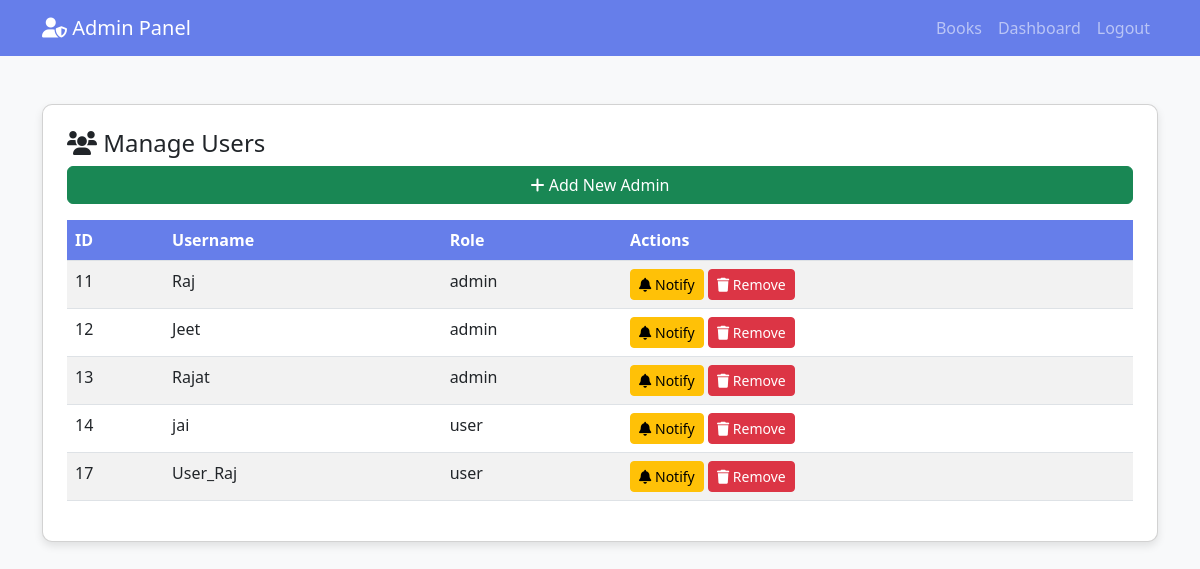
The app's page /admin/users (signed in), older data.
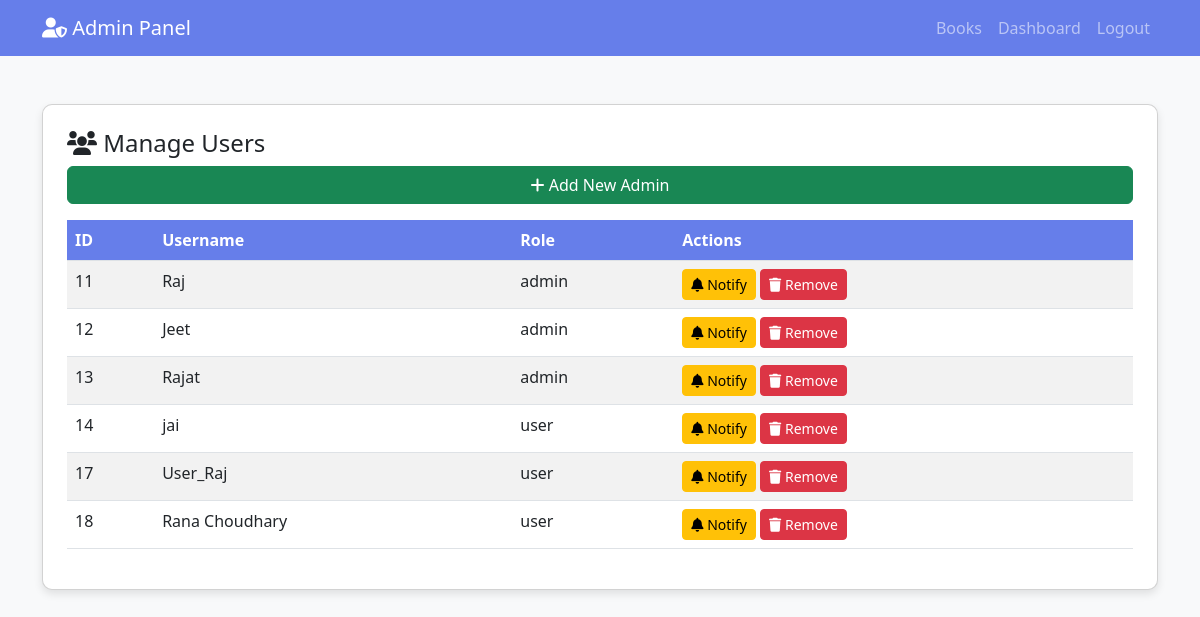
The same page, newer data.
### tables this page shows
CREATE TABLE users (
    id INTEGER PRIMARY KEY AUTOINCREMENT,
    username TEXT UNIQUE NOT NULL,
    password TEXT NOT NULL,
    role TEXT DEFAULT 'user'
, email TEXT);

### app.py (the view)
@app.route('/admin/users')
def admin_users():
    if 'user_id' not in session or session.get('role') != 'admin':
        return redirect(url_for('login'))
    conn = get_db()
    users = conn.execute('SELECT id, username, role FROM users').fetchall()
    conn.close()
    return render_template('admin_users.html', users=users)

### app.py (called while the page is built)
def get_db():
    conn = sqlite3.connect('online_library.db')
    conn.row_factory = sqlite3.Row
    return conn

### templates/admin_users.html (shortened to what this page needs)
<!DOCTYPE html>
<html lang="en">
<head>
    <link href="https://cdn.jsdelivr.net/npm/bootstrap@5.3.0/dist/css/bootstrap.min.css" rel="stylesheet">
    <link rel="stylesheet" href="https://cdnjs.cloudflare.com/ajax/libs/font-awesome/6.0.0/css/all.min.css">
</head>
<body>
    <nav class="navbar navbar-expand-lg navbar-dark">
        <div class="container">
            <a class="navbar-brand" href="#"><i class="fas fa-user-shield"></i> Admin Panel</a>
            <div class="navbar-nav ms-auto">
                <a class="nav-link" href="/books">Books</a>
                <a class="nav-link" href="/dashboard">Dashboard</a>
                <a class="nav-link" href="/logout">Logout</a>
            </div>
        </div>
    </nav>
    <div class="container mt-5">
        <div class="row">
            <div class="col-12">
                <div class="card p-4">
                    <h4><i class="fas fa-users"></i> Manage Users</h4>
                    <a href="/admin/add_admin" class="btn btn-success mb-3"><i class="fas fa-plus"></i> Add New Admin</a>
                    <div class="table-responsive">
                        <table class="table table-striped">
                            <thead>
                                <tr>
                                    <th>ID</th>
                                    <th>Username</th>
                                    <th>Role</th>
                                    <th>Actions</th>
                                </tr>
                            </thead>
                            <tbody>
                                {% for user in users %}
                                <tr>
                                    <td>{{ user.id }}</td>
                                    <td>{{ user.username }}</td>
                                    <td>{{ user.role }}</td>
                                    <td>
                                        <a href="/admin/notify_user/{{ user.id }}" class="btn btn-warning btn-sm"><i class="fas fa-bell"></i> Notify</a>
                                        <a href="/admin/remove_user/{{ user.id }}" class="btn btn-danger btn-sm" onclick="return confirm('Are you sure?')"><i class="fas fa-trash"></i> Remove</a>
                                    </td>
                                </tr>
                                {% endfor %}
                            </tbody>
                        </table>
                    </div>
                </div>
            </div>
        </div>
    </div>
</body>
</html>

Row changes from the older to the newer data that the page shows:
added users: id "18", username "Rana Choudhary", role "user"
